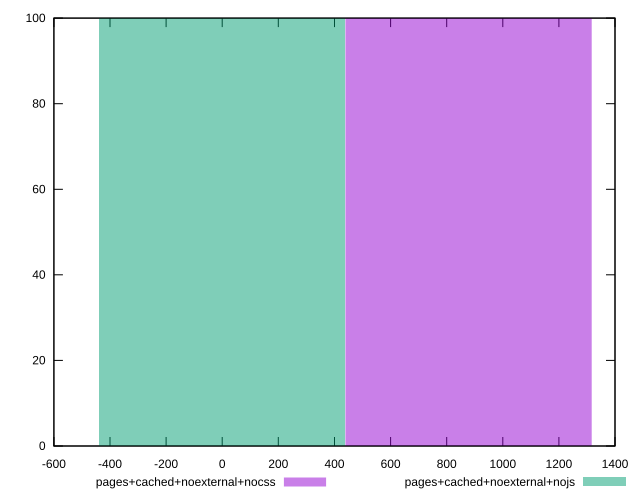

Write the gnuplot code that produced this figure.
reset
set terminal svg size 640, 500 enhanced background rgb 'white'
set output "reprap/uses-rel-preload/comparison/histogram/9_vs_10.svg"

$pagesCachedNoexternalNocss <<EOF
877.5995955470003 100
EOF

$pagesCachedNoexternalNojs <<EOF
0 100
EOF

set key outside below
set boxwidth 877.5995955470003
set yrange [0:100]
set style fill transparent solid 0.5 noborder

plot \
  $pagesCachedNoexternalNocss title "pages+cached+noexternal+nocss" with boxes, \
  $pagesCachedNoexternalNojs title "pages+cached+noexternal+nojs" with boxes, \


reset
